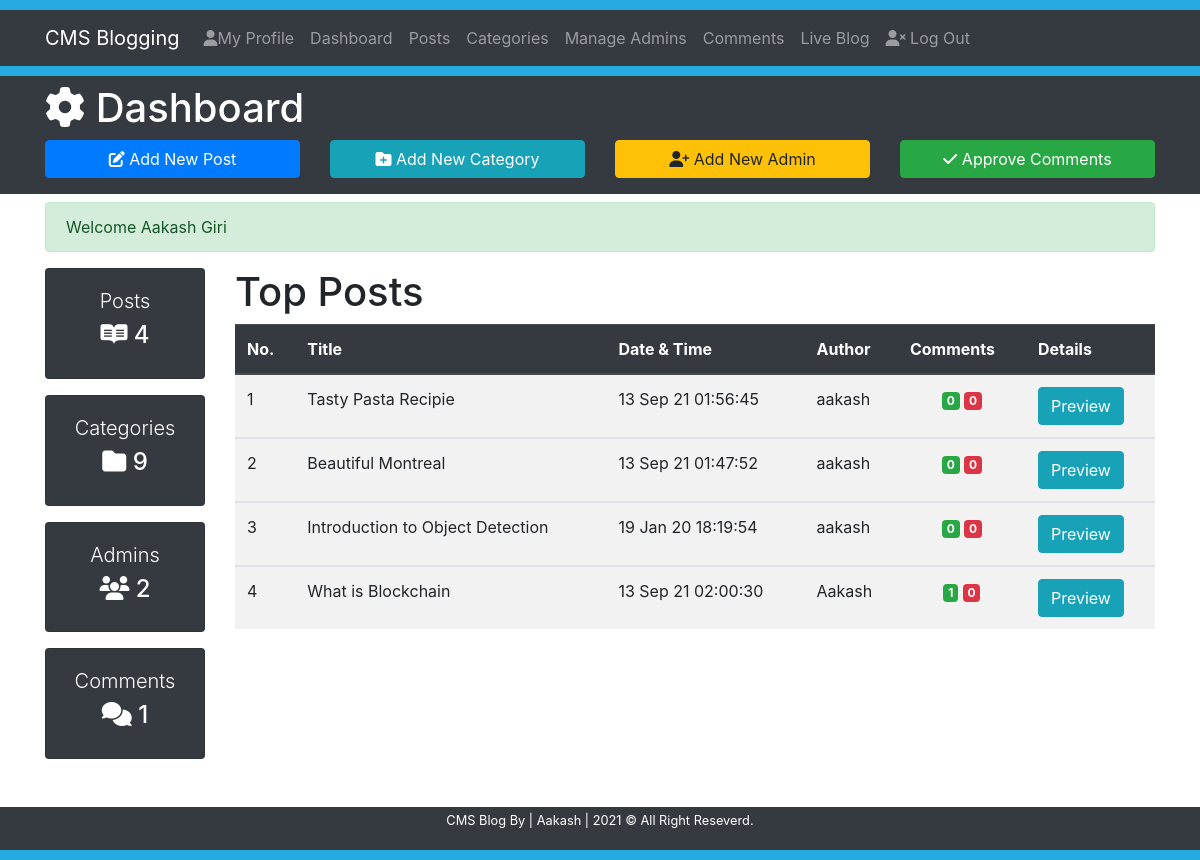
/CMS4.2.1/dashboard (signed in), run on an earlier commit of the app's database.
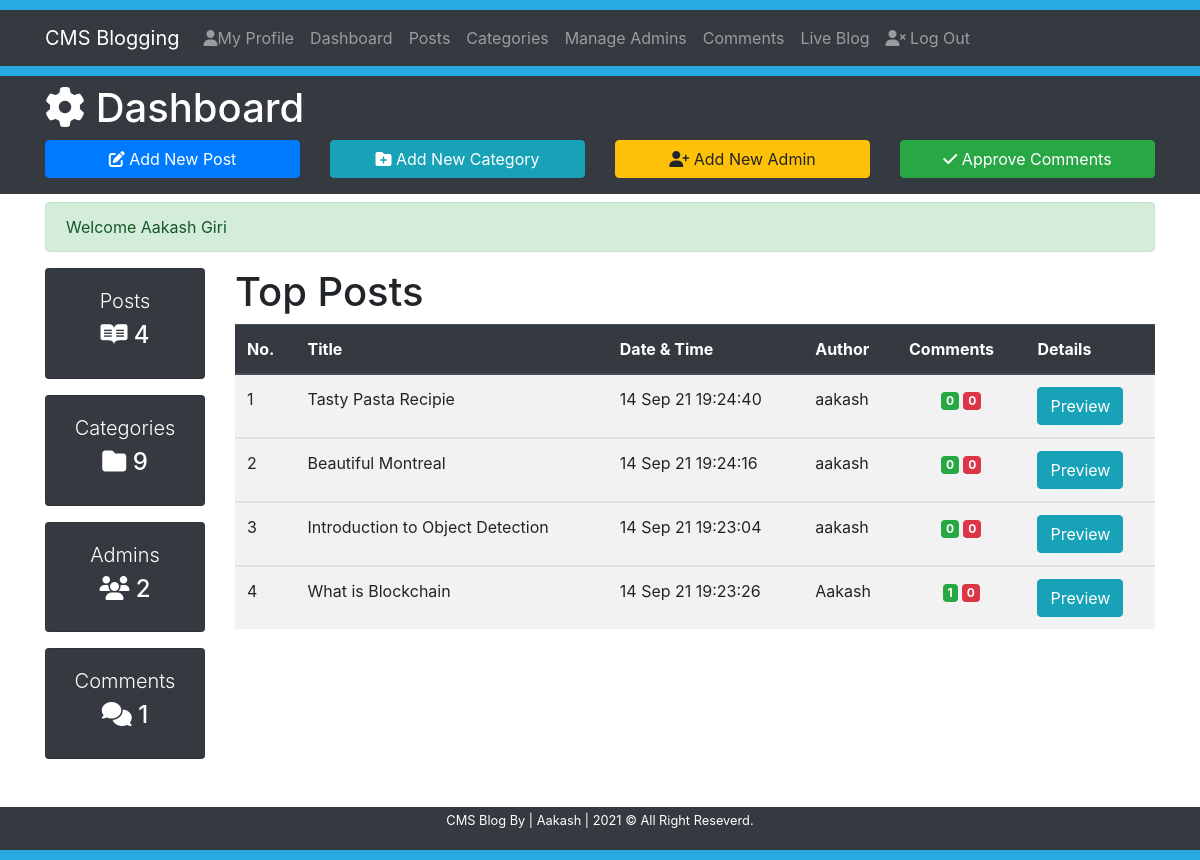
And on a later commit of the database.
### tables this page shows
CREATE TABLE `post` (
  `id` int(11) NOT NULL,
  `datetime` varchar(50) NOT NULL,
  `title` varchar(300) NOT NULL,
  `slug` varchar(300) NOT NULL,
  `tags` varchar(500) NOT NULL,
  `category` varchar(50) NOT NULL,
  `author` varchar(50) NOT NULL,
  `image` text NOT NULL,
  `post` text NOT NULL,
  `status` varchar(50) NOT NULL
);

### Includes/functions.php (called while the page is built, shortened)
<?php
    require_once 'db.php';
    $serverName = BASE_PATH;
    $cssBaseURL = $serverName.'/css';
    function totalPosts(){
        global $conn;
        $sql = "SELECT * FROM post";
        $result = mysqli_query($conn, $sql);
        return mysqli_num_rows($result);
    }
    function totalCategories(){
        global $conn;
        $sql = "SELECT * FROM category";
        $result = mysqli_query($conn, $sql);
        return mysqli_num_rows($result);
    }
    function totalAdmins(){
        global $conn;
        $sql = "SELECT * FROM admins";
        $result = mysqli_query($conn, $sql);
        return mysqli_num_rows($result);
    }
    function totalComments(){
        global $conn;
        $sql = "SELECT * FROM comments";
        $result = mysqli_query($conn, $sql);
        return mysqli_num_rows($result);
    }
    function approvedCommentsAccordingToPost($PostId){
        global $conn;
        $sql = "SELECT * FROM comments WHERE post_id='$PostId' AND status='ON'";
        $result = mysqli_query($conn, $sql);
        return mysqli_num_rows($result);
    }
    function disapprovedCommentsAccordingToPost($PostId){
        global $conn;
        $sql = "SELECT * FROM comments WHERE post_id='$PostId' AND status='OFF'";
        $result = mysqli_query($conn, $sql);
        return mysqli_num_rows($result);
    }
?>

### dashboard.php (the view, shortened to what this page needs)
<?php
    require_once 'Includes/db.php';
    require 'Includes/functions.php';
    require 'Includes/sessions.php';
?>
<!DOCTYPE html>
<html lang="en">
<head>
    <link rel="stylesheet" href="https://pro.fontawesome.com/releases/v5.10.0/css/all.css"/>
    <link rel="stylesheet" href="https://stackpath.bootstrapcdn.com/bootstrap/4.4.1/css/bootstrap.min.css">
    <link rel="stylesheet" href="<?= $cssBaseURL ?>/style.css">
</head>
<body>
    <div style="height: 10px; background-color: #27aae1;"></div>
    <nav class="navbar navbar-expand-lg navbar-dark bg-dark">
        <div class="container">
            <a href="<?= $serverName; ?>/index" class="navbar-brand">CMS Blogging</a>
            <div class="collapse navbar-collapse" id="navbarcollapseCMS">
                <ul class="navbar-nav">
                    <li class="nav-item">
                        <a href="<?= $serverName; ?>/myprofile" class="nav-link"> <i class='fas fa-user'></i>My Profile</a>
                    </li>
                    <li class="nav-item">
                        <a href="<?= $serverName; ?>/dashboard" class="nav-link">Dashboard</a>
                    </li>
                    <li class="nav-item">
                        <a href="<?= $serverName; ?>/posts" class="nav-link">Posts</a>
                    </li>
                    <li class="nav-item">
                        <a href="<?= $serverName; ?>/categories" class="nav-link">Categories</a>
                    </li>
                    <li class="nav-item">
                        <a href="<?= $serverName; ?>/admin" class="nav-link">Manage Admins</a>
                    </li>
                    <li class="nav-item">
                        <a href="<?= $serverName; ?>/comments" class="nav-link">Comments</a>
                    </li>
                    <li class="nav-item">
                        <a href="<?= $serverName; ?>/blog/1" class="nav-link">Live Blog</a>
                    </li>
                </ul>
                <ul class="navbar-nav">
                    <li class="nav-item">
                        <a href="<?= $serverName; ?>/logout" class="nav-link"><i class='fas fa-user-times'></i> Log Out</a>
                    </li>
                </ul>
            </div>
        </div>
    </nav>
    <div style="height: 10px; background-color: #27aae1;"></div>
    <header class='bg-dark text-white py-2'>
        <div class="container">
            <div class="row">
                <div class="col-md-12">
                    <h1><i class="fas fa-cog"></i> Dashboard</h1>
                </div>
                <div class="col-lg-3 mb-2">
                    <a href="<?= $serverName; ?>/addnewpost" class='btn btn-primary btn-block'><i class='fas fa-edit'></i> Add New Post</a>
                </div>
                <div class="col-lg-3 mb-2">
                    <a href="<?= $serverName; ?>/categories" class='btn btn-info btn-block'><i class='fas fa-folder-plus'></i> Add New Category</a>
                </div>
                <div class="col-lg-3 mb-2">
                    <a href="<?= $serverName; ?>/admin" class='btn btn-warning btn-block'><i class='fas fa-user-plus'></i> Add New Admin</a>
                </div>
                <div class="col-lg-3 mb-2">
                    <a href="<?= $serverName; ?>/comments" class='btn btn-success btn-block'><i class='fas fa-check'></i> Approve Comments</a>
                </div>
            </div>
        </div>
    </header>
    <section class="container py-2 mb-4">
        <?php echo ErrorMessage(); echo SuccessMessage(); ?>
        <div class="row">
            <div class="col-lg-2 d-none d-md-block">
                <div class="card text-center bg-dark text-white mb-3">
                    <div class="card-body">
                        <h1 class="lead">Posts</h1>
                        <h4 class="display-5"><i class="fab fa-readme"></i>
                            <?php
                                echo totalPosts();
                            ?>
                        </h4>
                    </div>
                </div>
                <div class="card text-center bg-dark text-white mb-3">
                    <div class="card-body">
                        <h1 class="lead">Categories</h1>
                        <h4 class="display-5"><i class="fas fa-folder"></i>
                            <?php
                                echo totalCategories();
                            ?>
                        </h4>
                    </div>
                </div>
                <div class="card text-center bg-dark text-white mb-3">
                    <div class="card-body">
                        <h1 class="lead">Admins</h1>
                        <h4 class="display-5"><i class="fas fa-users"></i>
                            <?php
                                echo totalAdmins();
                            ?>
                        </h4>
                    </div>
                </div>
                <div class="card text-center bg-dark text-white mb-3">
                    <div class="card-body">
                        <h1 class="lead">Comments</h1>
                        <h4 class="display-5"><i class="fas fa-comments"></i>
                            <?php
                                echo totalComments();
                            ?>
                        </h4>
                    </div>
                </div>
            </div>
            <div class="col-lg-10">
                <h1>Top Posts</h1>
                <table class="table table-striped table-hover">
                    <thead class="thead-dark">
                        <tr>
                            <th>No.</th>
                            <th>Title</th>
                            <th>Date & Time</th>
                            <th>Author</th>
                            <th>Comments</th>
                            <th>Details</th>
                        </tr>
                    </thead>
                    <?php
                        $sql = "SELECT * FROM post ORDER BY id DESC LIMIT 0,5";
                        $result = mysqli_query($conn, $sql);
                        $sr=0;
                        if (mysqli_num_rows($result) > 0){
                            while($row = mysqli_fetch_assoc($result)){
                                $sr++;
                                $PostId = $row['id'];
                                $PostSlug = $row['slug'];
                                $datetime = $row['datetime'];
                                $Author = $row['author'];
                                $Title = $row['title'];
                    ?>
                    <tbody>
                        <tr>
                            <td><?= $sr; ?></td>
                            <td><?= $Title; ?></td>
                            <td><?= $datetime; ?></td>
                            <td><?= $Author; ?></td>
                            <td class="text-center">
                                <span class="badge badge-success">
                                    <?php echo approvedCommentsAccordingToPost($PostId); ?>
                                </span>
                                <span class="badge badge-danger">
                                    <?php echo disapprovedCommentsAccordingToPost($PostId); ?>
                                </span>
                            </td>
                            <td>
                                <a target="_blank" href="<?= $serverName; ?>/post/<?= $PostSlug; ?>"><span class="btn btn-info">Preview</span></a>
                            </td>
                        </tr>
                    </tbody>
                    <?php
                           }
                       }
                    ?>
                </table>
            </div>
        </div>
    </section>
    <footer class="bg-dark text-white py-1">
        <div class="container">
            <div class="row">
                <div class="col">
                    <p class="lead text-center small">CMS Blog By | Aakash | <span id='year'></span> &copy; All Right Reseverd.</p>
                </div>
            </div>
        </div>
    </footer>
    <div style="height: 10px; background-color: #27aae1;"></div>
</body>
</html>

### Includes/sessions.php (shortened to what this page needs)
<?php
    function SuccessMessage(){
        if(isset($_SESSION['SuccessMessage'])){
            $output = "<div class=\"alert alert-success\">";
            $output .= htmlentities($_SESSION['SuccessMessage']);
            $output .= "</div>";
            return $output;
        }
    }
?>

What changed in the data, as far as the page shows it:
changed post "Tasty Pasta Recipie": datetime "13 Sep 21 01:56:45" → "14 Sep 21 19:24:40"
changed post "Beautiful Montreal": datetime "13 Sep 21 01:47:52" → "14 Sep 21 19:24:16"
changed post "Introduction to Object Detection": datetime "19 Jan 20 18:19:54" → "14 Sep 21 19:23:04"
changed post "What is Blockchain": datetime "13 Sep 21 02:00:30" → "14 Sep 21 19:23:26"
